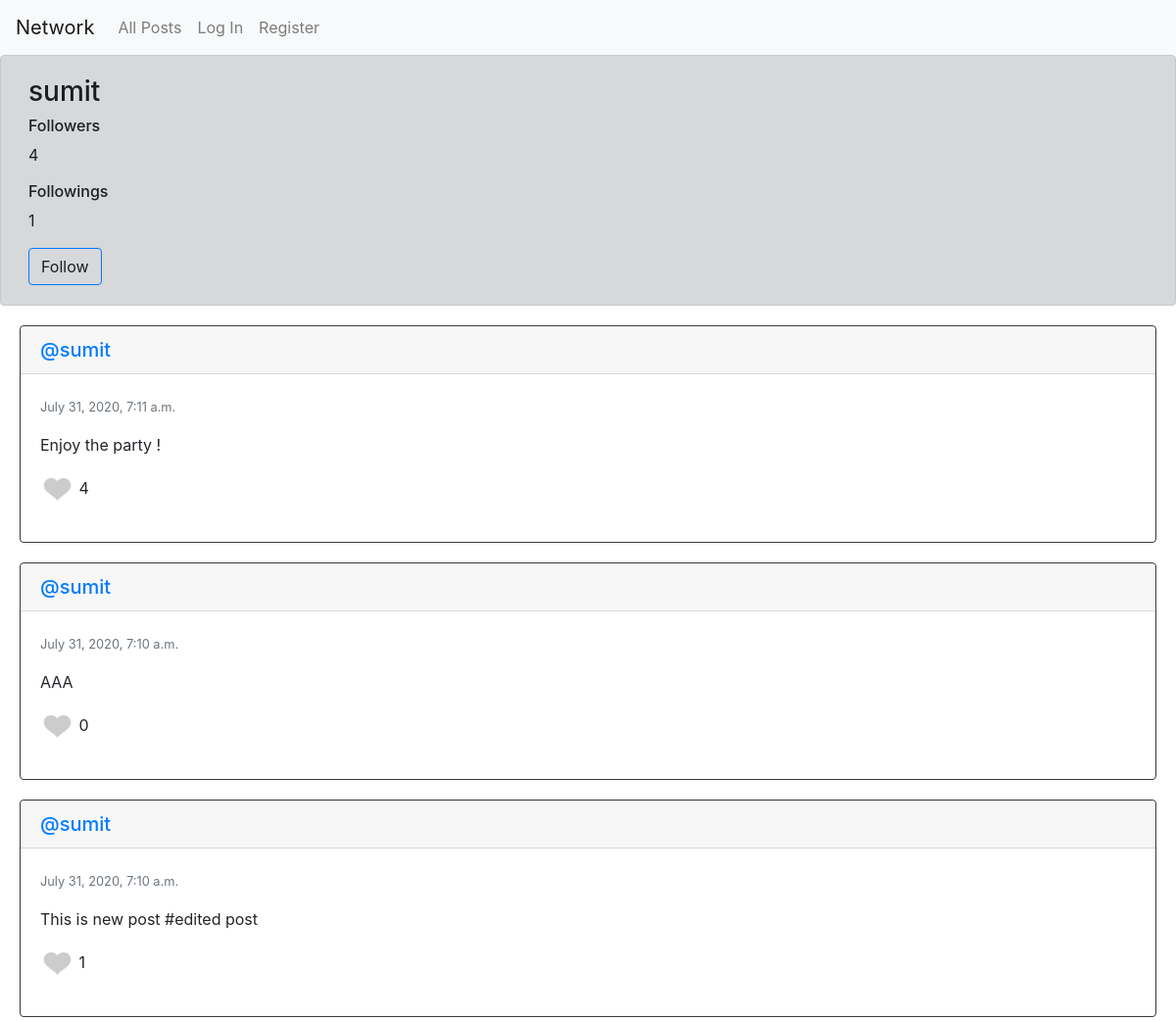
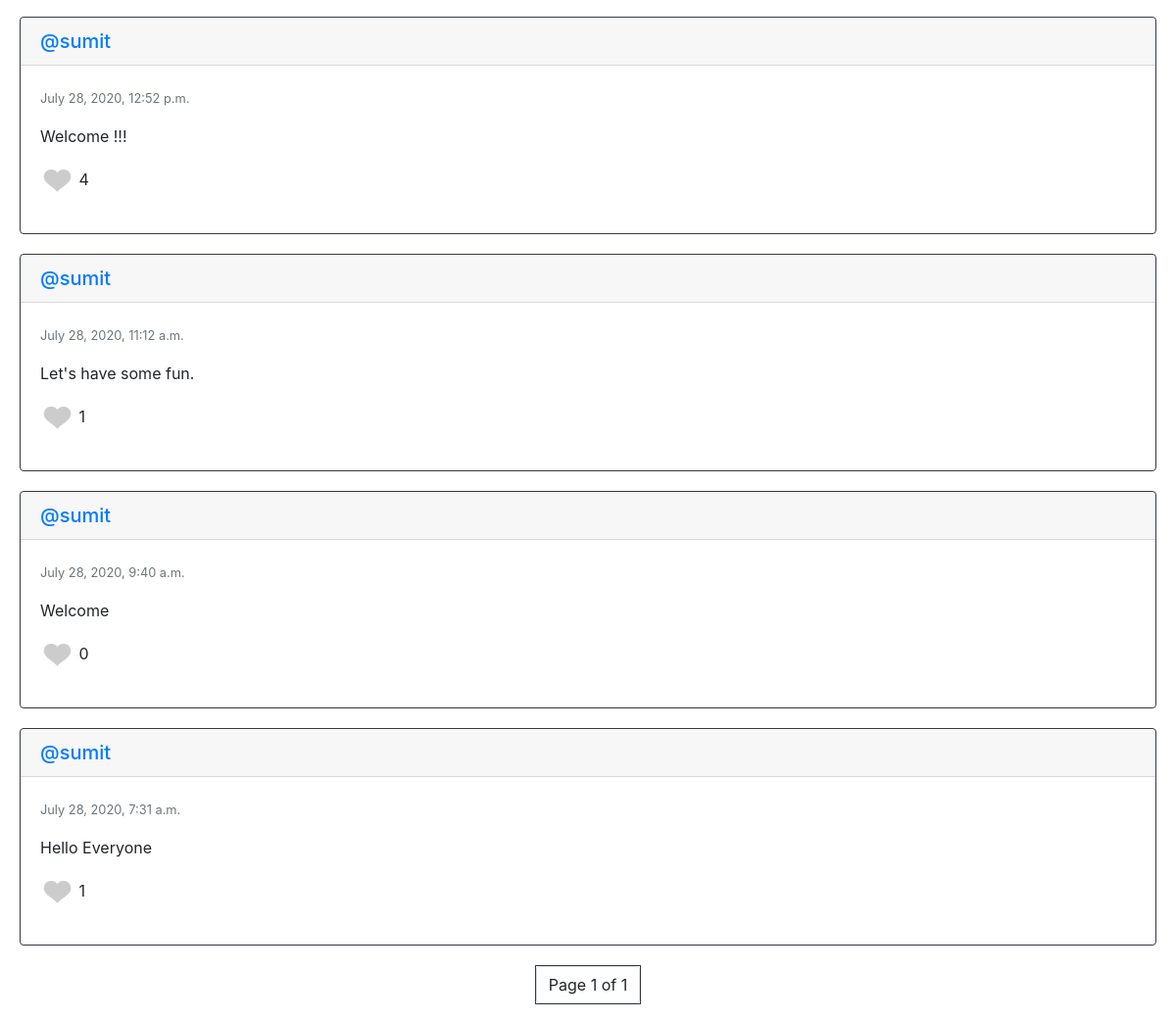
The app's page /profile/1 with its own data (2 pictures, top to bottom).
### network/models.py (models this page shows, shortened)
class User(AbstractUser):
    pass

class Tweet(models.Model):
    user = models.ForeignKey("User", on_delete=models.CASCADE, related_name="tweets")
    text = models.TextField(blank=True)
    date_created = models.DateTimeField(auto_now=True)
    likes = models.ManyToManyField('User', default=None, blank=True, related_name='tweet_likes')

### network/views.py (the view)
# urls.py: path("profile/<int:uid>", views.profileView, name="profileView"),
def profileView(request,uid):
    tweets = Tweet.objects.filter(user = uid).order_by('-date_created')
    followers = Follow.objects.filter(following=uid)
    followings = Follow.objects.filter(follower=uid)
    y = [x.follower.id for x in followers]
    print(f'yes {y}')
    user = User.objects.get(id=uid)
    for t in tweets:
        user = t.user
    paginator = Paginator(tweets, 10) # Show 10 posts per page.
    page_number = request.GET.get('page')
    tweets = paginator.get_page(page_number)
    return render(request, "network/profile.html", {
        'tweets':tweets,
        'username':user,
        'followers':followers,
        'followings':followings,
        'y':y
    })

### network/templates/network/profile.html (shortened to what this page needs)
{% extends "network/layout.html" %}{% load static %}
{% block body %}
<div class="d-flex bd-highlight mb-3 alert alert-dark">
    <div class="p-2 bd-highlight">
        <h3>{{ username }}</h3>
        <h6>Followers </h6><p class="followers"> {{followers.count}} </p>
        <h6>Followings</h6><p class="followings"> {{followings.count}} </p>
        {% if request.user != username %}
            {% if request.user.id in y %}
                <a id="follow" data-user="{{username}}" class="btn btn-outline-primary">Following</a>
            {% else %}
                <a id="follow" data-user="{{username}}" class="btn btn-outline-primary">Follow</a>
            {% endif %}
        {% endif %}
    </div>
    <div class="p-2 bd-highlight"></div>
    <div class="ml-auto p-2 bd-highlight"></div>
</div>
{% for tweet in tweets %}
<div id="T{{tweet.id}}" class="card border border-dark" style="margin: 20px;" >
    <a href="{% url 'profileView' uid=tweet.user.id %}"><h5 class="card-header">@{{tweet.user}}</h5></a>
    <div id="pp{{tweet.id}}" class="card-body">
        <p><small class="text-muted">{{tweet.date_created}}</small></p>
        <p class="card-text"> {{tweet.text}}</p>
        {% if request.user in  tweet.likes.all %}
            <p class="image" ><img id="l{{tweet.id}}" src="{% static 'network/like.png' %}" data-user="{{request.user.id}}" data-value="like" alt="heart" style="width: 35px;height: 35px; fill: red;"><count id="ll{{tweet.id}}"> {{tweet.likes.all.count}}</count> </p>
        {% else %}
            <p class="image" ><img id="l{{tweet.id}}" src="{% static 'network/unlike.png' %}" data-user="{{request.user.id}}" data-value="unlike" alt="heart" style="width: 35px;height: 35px;fill: red;"><count id="ll{{tweet.id}}"> {{tweet.likes.all.count}}</count> </p>
        {% endif %}
    </div>
</div>
{% endfor %}
{% include "network/pagination.html" %}
{% endblock %}

### records on screen
User: username "sumit"
Tweet: user "sumit", date_created "July 31, 2020, 7:11 a.m.", text "Enjoy the party !", likes.all.count "4"
Tweet: user "sumit", date_created "July 31, 2020, 7:10 a.m.", text "AAA", likes.all.count "0"
Tweet: user "sumit", date_created "July 31, 2020, 7:10 a.m.", text "This is new post #edited post", likes.all.count "1"
Tweet: user "sumit", date_created "July 28, 2020, 12:52 p.m.", text "Welcome !!!", likes.all.count "4"
Tweet: user "sumit", date_created "July 28, 2020, 11:12 a.m.", text "Let's have some fun.", likes.all.count "1"
Tweet: user "sumit", date_created "July 28, 2020, 9:40 a.m.", text "Welcome", likes.all.count "0"
Tweet: user "sumit", date_created "July 28, 2020, 7:31 a.m.", text "Hello Everyone", likes.all.count "1"

### other values on screen
{{ followers.count }} "4"
{{ followings.count }} "1"
{{ tweets.number }} "1"
{{ tweets.paginator.num_pages }} "1"
